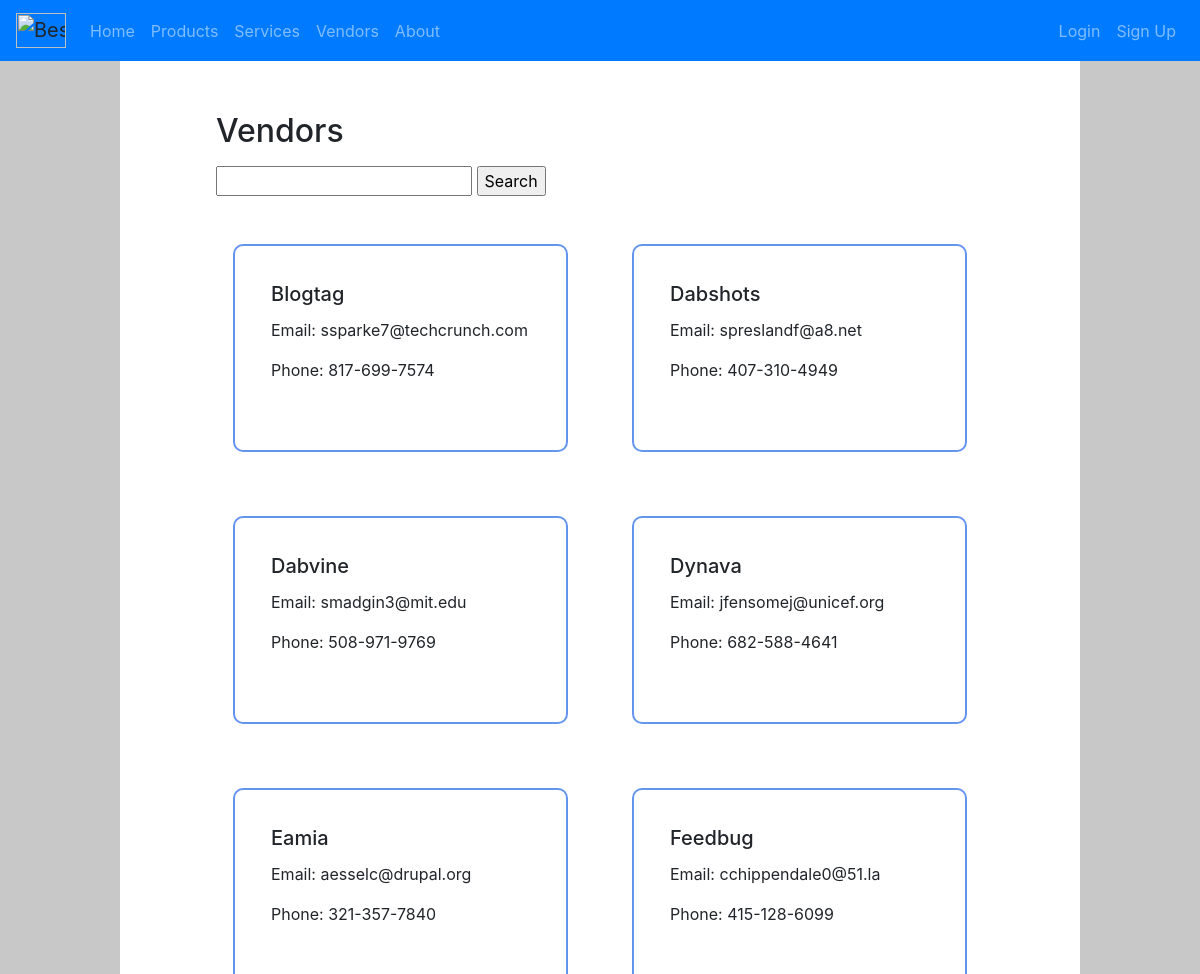
Page /products/vendors/ (upper part) on the earlier database version.
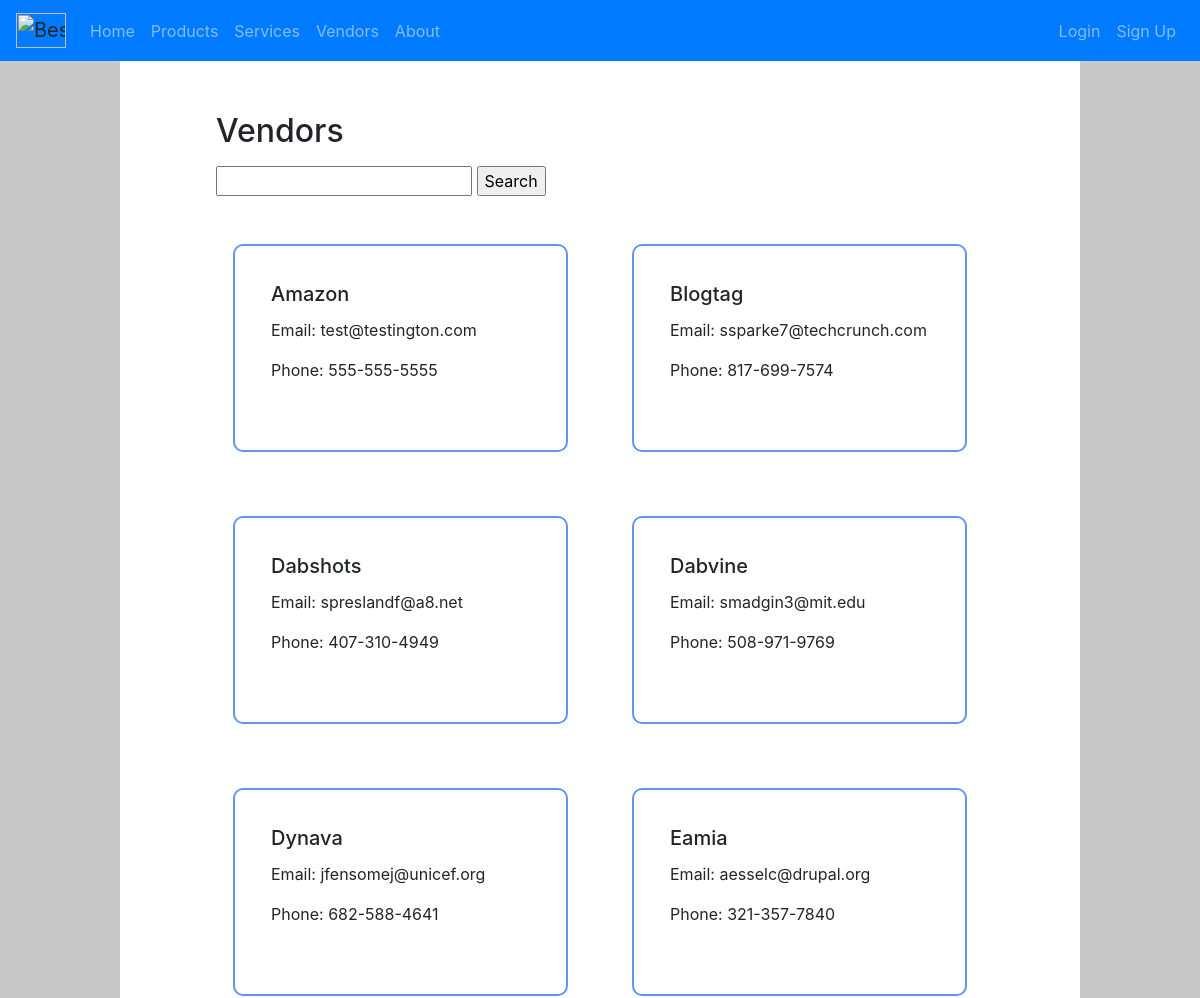
Same page on the later database version.
### products/models.py (models this page shows, shortened)
class Vendor(models.Model):
    name = models.CharField(max_length=200, null=False)
    address = models.CharField(max_length=200, null=False)
    state = models.CharField(max_length=50, null=False)
    city = models.CharField(max_length=50, null=False)
    email = models.EmailField()
    phone = models.CharField(max_length=12, null=False)
    class Meta:
        ordering = ('name', 'email',)

### products/views.py (the view)
# urls.py: path("vendors/", views.vendors, name='vendors'),
def vendors(request):
    context = {}
    if request.POST.get('View', None):
        context["vendor"] = Vendor.objects.filter(id=request.POST.get("vendor"))
        return HttpResponseRedirect(reverse('item', args=(id,)), context)
    filters = {
        key: value
        for key, value in request.POST.items()
        if key in [] and value != ""
    }
    query_name = request.POST.get('name', None)
    if (query_name == None):
        query_name = ""
    qs = Vendor.objects.filter(name__contains=query_name, **filters)
    context["vendors"] = qs
    return render(request, 'vendors.html', context)

### templates/vendors.html (shortened to what this page needs)
{% extends "base.html" %}
{% block content %}
  <h2>Vendors</h2>
  <form action="" method="POST">
    <input type="text" name="name">
    <input type="submit" name="submit" value="Search">
  </form>
  <div class="row">
    {% for vendor in vendors %}
      <div class="col" id="product">
        <form action="" method="POST" value="{{ request.path }}">
          <div class="card-body">
            <h5 class="card-title">{{ vendor.name }}</h5>
            <p class="card-text">Email: {{ vendor.email }}</p>
            <p class="card-text">Phone: {{ vendor.phone }}</p>
          </div>
        </form>
      </div>
      {% empty %}
        <div class="col" id="product">
          <p>No vendors</p>
        </div>
    {% endfor %}
  </div>
{% endblock %}

Differences in the rows shown:
no longer on this page (row unchanged): Vendor: name "Feedbug", email "cchippendale0@51.la", phone "415-128-6099"
added Vendor: name "Amazon", email "test@testington.com", phone "555-555-5555"
